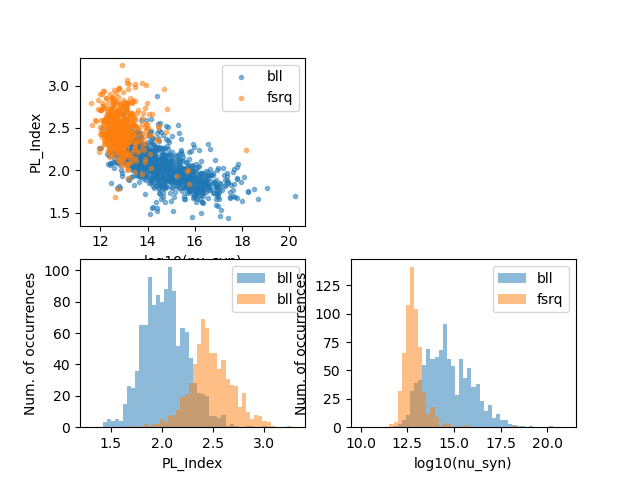

This figure's Python source:
import pandas as pd
import matplotlib.pyplot as plt
from numpy import log10

'''
Creare uno script python che combini il grafico del punto 2.7 assieme agli istogrammi dei punti 2.9 e 2.10 in un'unica immagine come in figura e salvi il risultato in un file png e in un file pdf.
'''

df_data=pd.read_csv('4LAC_DR2_sel.csv')


Axes=plt.subplot(2, 2, 1)
plt.scatter(log10(df_data.loc[df_data['CLASS']=='bll']['nu_syn']),
            df_data.loc[df_data['CLASS']=='bll']['PL_Index'],
            marker='.', alpha=0.5, label='bll')
plt.xlabel('log10(nu_syn)')
plt.ylabel('PL_Index')

plt.scatter(log10(df_data.loc[df_data['CLASS']=='fsrq']['nu_syn']),
            df_data.loc[df_data['CLASS']=='fsrq']['PL_Index'],
            marker='.', alpha=0.5, label='fsrq')
plt.xlabel('log10(nu_syn)')
plt.ylabel('PL_Index')
plt.legend()


Axes=plt.subplot(2, 2, 3)
plt.hist(df_data.loc[df_data['CLASS']=='bll']['PL_Index'], bins=50, range=(1.3,3.3),
         alpha=0.5, label='bll')

plt.hist(df_data.loc[df_data['CLASS']=='fsrq']['PL_Index'], bins=50, range=(1.3,3.3),
         alpha=0.5, label='bll')
plt.xlabel('PL_Index')
plt.ylabel('Num. of occurrences')
plt.legend()


Axes=plt.subplot(2, 2, 4)
plt.hist(log10(df_data.loc[df_data['CLASS']=='bll']['nu_syn']), bins=50, range=(10,21),
         alpha=0.5, label='bll')

plt.hist(log10(df_data.loc[df_data['CLASS']=='fsrq']['nu_syn']), bins=50, range=(10,21),
         alpha=0.5, label='fsrq')
plt.xlabel('log10(nu_syn)')
plt.ylabel('Num. of occurrences')
plt.legend()

plt.savefig('read_and_plot3.png')
plt.show()
